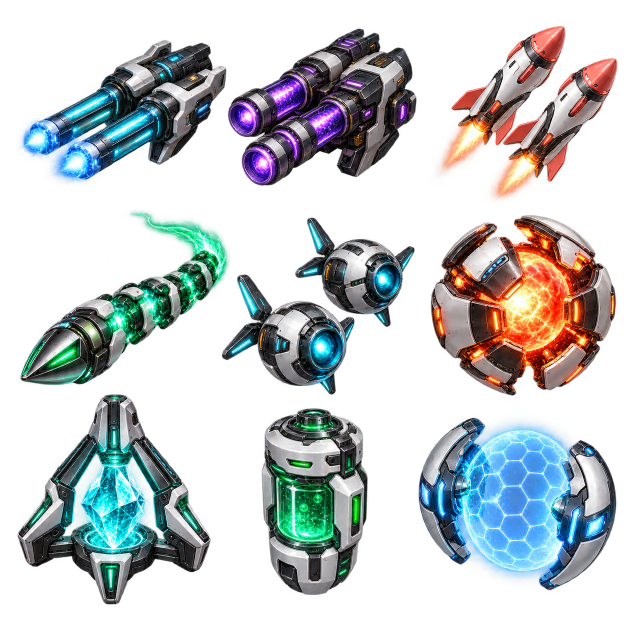
#> input picture art/starflight-arsenal/source.png, 1254 x 1254 px, given in place of a_hull.png, which was not available (shown at 1/2 size)
$ python prepare_parts.py
#> lines starting #> are read from the running program, lines starting #| are printed output that depends on the picture; pictures that were not available may be replaced by others from this repository, and a replacement may not be noted
#> (reads art/space/parts-source.json from the repository)
"""Normalize independent space sprites without repainting their source pixels."""
import json
import hashlib
import shutil
from pathlib import Path
from PIL import Image

ROOT = Path(__file__).resolve().parents[2]
RECIPE = Path(__file__).with_name('parts-source.json')

def prepare(entries):
    report = []
    for entry in entries:
        source = Path(__file__).with_name('source') / (entry['key'] + '.png')
        if not source.exists():
            source.parent.mkdir(exist_ok=True)
            shutil.copyfile(entry['path'], source)
        original = Image.open(source).convert('RGBA')
#> original is the input picture: PIL image 1254x1254 RGBA; mean R, G, B, A 48.5, 54.5, 56.7, 101.3
        alpha = original.getchannel('A')
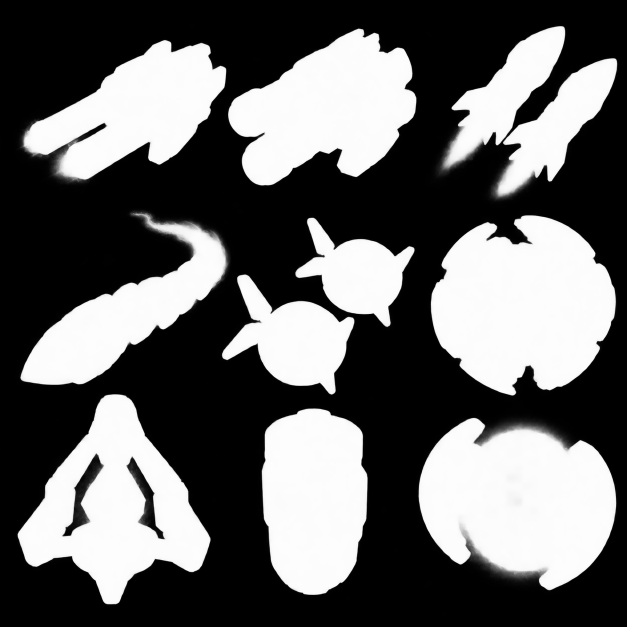
#> alpha: PIL image 1254x1254 L (shown at 1/2 size); min 0, max 255, mean 101.3
        assert alpha.getextrema()[0] == 0, f'{source.name}: no real transparency'
        # Ignore nearly invisible export speckles when locating the sprite, preserving pixels inside the crop.
        bounds = alpha.point(lambda value: 255 if value >= 16 else 0).getbbox()
#> bounds = (35, 52, 1235, 1209)
        assert bounds, f'{source.name}: empty sprite'
        crop = original.crop(bounds)
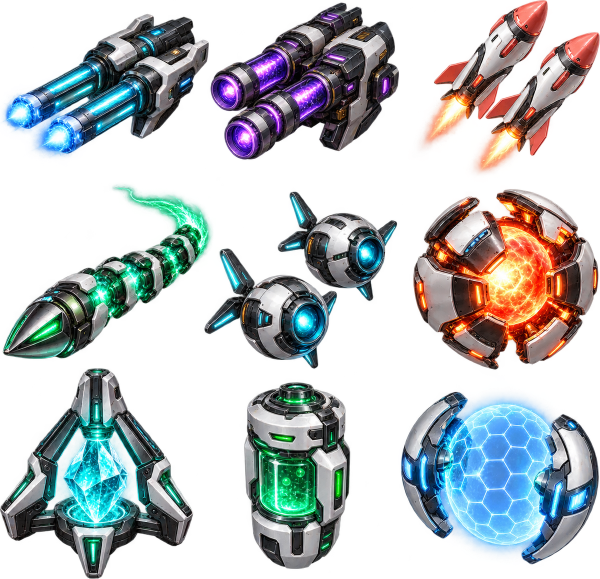
#> crop: PIL image 1200x1157 RGBA (shown at 1/2 size); mean R, G, B, A 54.8, 61.7, 64.1, 114.7; transparent parts drawn white
        result = Image.new('RGBA', (crop.width + 8, crop.height + 8))
#> result: PIL image 1208x1165 RGBA; every value is 0
        result.paste(crop, (4, 4))
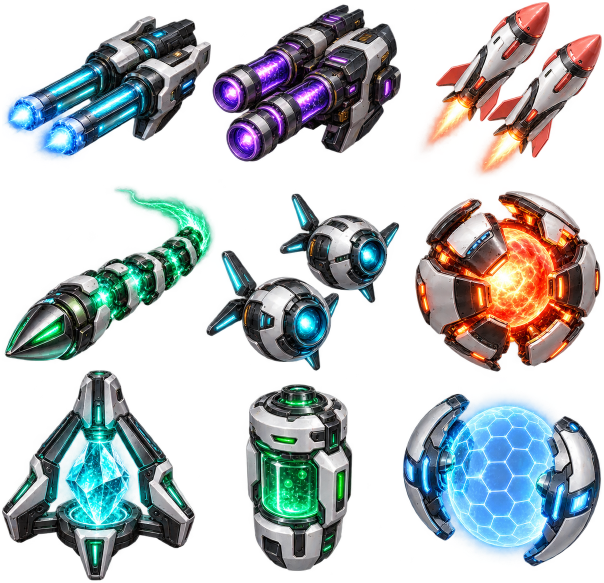
#> result: PIL image 1208x1165 RGBA (shown at 1/2 size); mean R, G, B, A 54.1, 60.8, 63.2, 113.2; transparent parts drawn white
        target = ROOT / entry['target']
        target.parent.mkdir(parents=True, exist_ok=True)
        result.save(target)
        assert not Image.open(target).info, f'{target.name}: PNG metadata'
        report.append({'key': entry['key'], 'target': entry['target'], 'source': source.relative_to(ROOT).as_posix(), 'sha256': hashlib.sha256(target.read_bytes()).hexdigest(), 'sourceSize': list(original.size), 'cropAlphaThreshold': 16, 'crop': list(bounds), 'size': list(result.size), 'transparentFraction': round(alpha.histogram()[0] / (original.width * original.height), 4)})
        if entry['key'] == 'a_doors':
            for side, span in [('left', (0, result.width // 2)), ('right', (result.width // 2, result.width))]:
                half = result.crop((span[0], 0, span[1], result.height))
                padded = Image.new('RGBA', (half.width + 8, half.height + 8))
                padded.paste(half, (4, 4))
                door = target.with_name('door_' + side + '.png')
                padded.save(door)
                report.append({'key': 'a_door_' + side, 'target': door.relative_to(ROOT).as_posix(), 'size': list(padded.size), 'sha256': hashlib.sha256(door.read_bytes()).hexdigest(), 'sliceX': list(span)})
#> pass 2 of the loop in prepare, `for entry in entries:`:
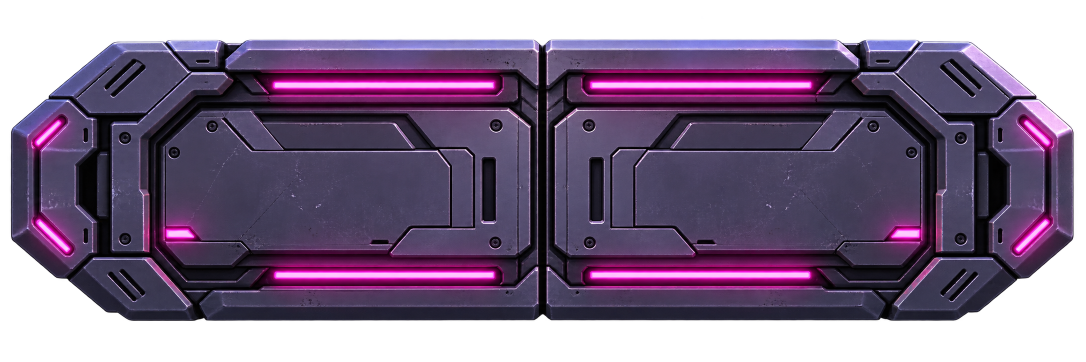
#> input picture art/space/source/a_doors.png, 2172 x 724 px, given in place of b_hull.png, which was not available (shown at 1/2 size)
#> in prepare, original is the input picture: PIL image 2172x724 RGBA; mean R, G, B, A 58.1, 41, 67.2, 179.8
#> in prepare, `alpha = original.getchannel('A')`:
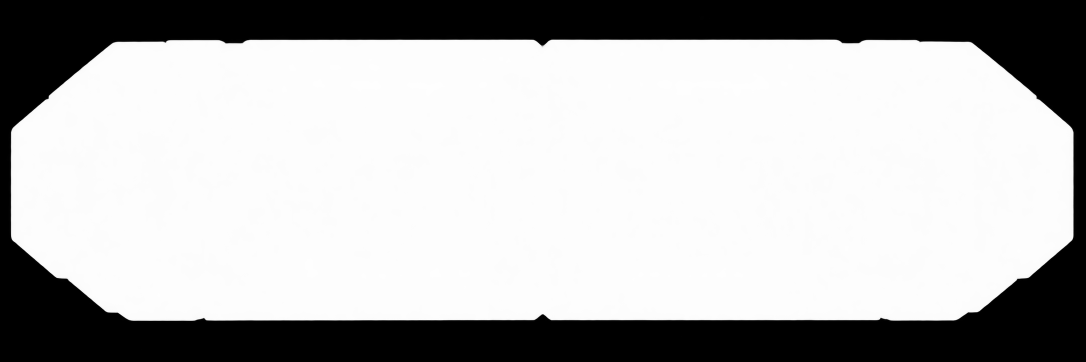
#> alpha: PIL image 2172x724 L (shown at 1/2 size); min 0, max 255, mean 179.8
#> bounds = (21, 78, 2148, 642)
#> crop: PIL image 2127x564 RGBA
#> in prepare, `result.paste(crop, (4, 4))`:
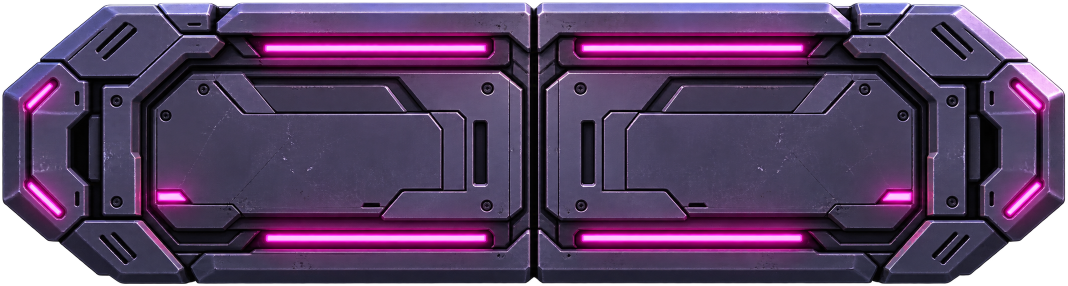
#> result: PIL image 2135x572 RGBA (shown at 1/2 size); mean R, G, B, A 74.3, 52.4, 85.8, 231.5; transparent parts drawn white
    return report

if __name__ == '__main__':
    entries = json.loads(RECIPE.read_text(encoding='utf-8'))
#> (the run stopped early here; a loop or call above may not have finished)
